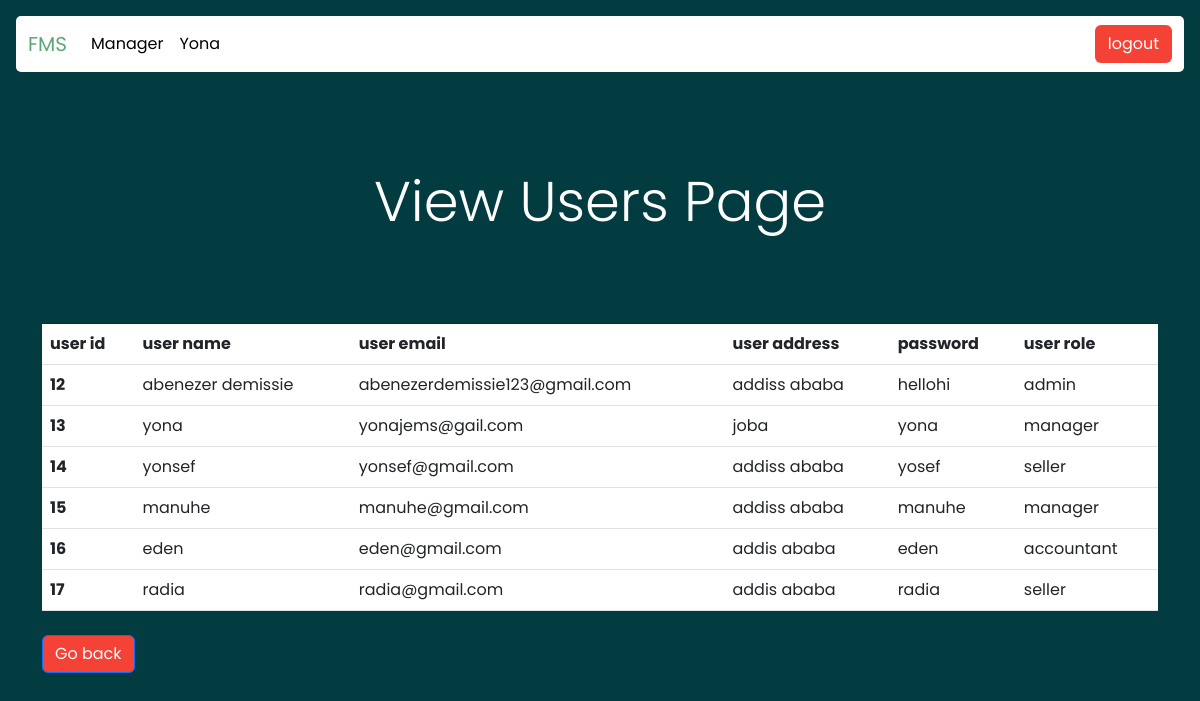
The app's page /pages/viewUsers.php (signed in), older data.
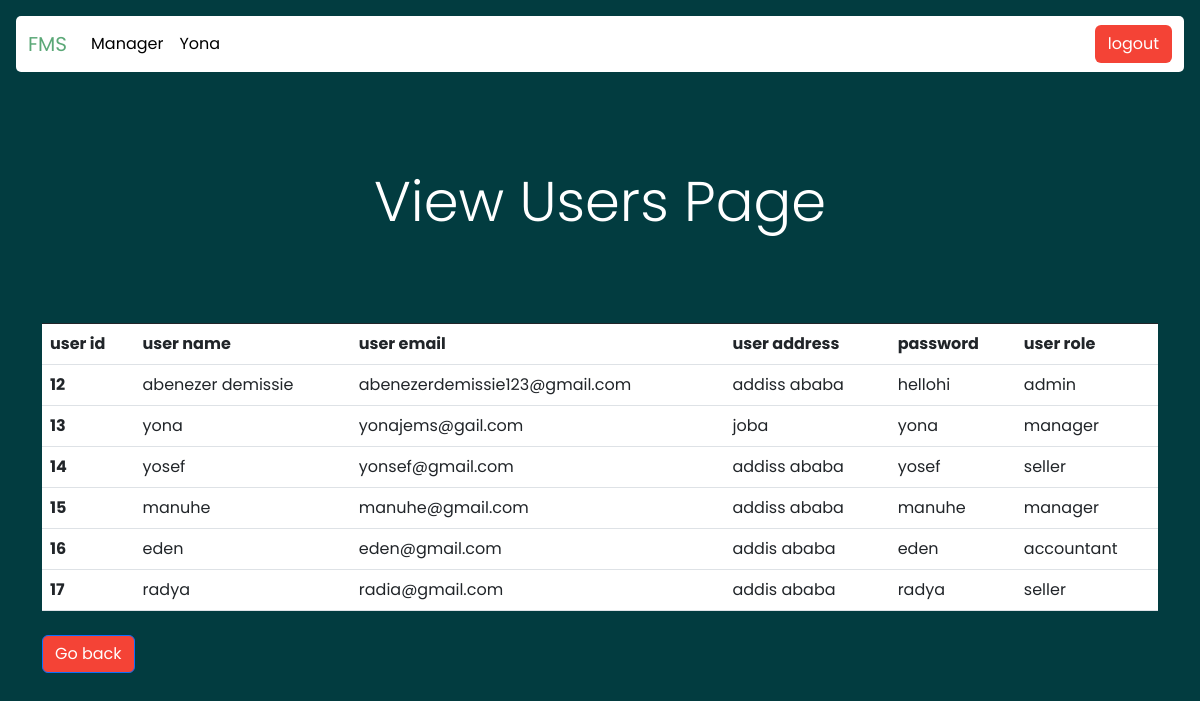
The same page, newer data.
### tables this page shows
CREATE TABLE `users` (
  `uid` int(4) NOT NULL,
  `username` varchar(50) NOT NULL,
  `email` varchar(50) NOT NULL,
  `address` varchar(50) NOT NULL,
  `password` varchar(50) NOT NULL,
  `urole` varchar(50) NOT NULL,
  `intime` varchar(50) NOT NULL,
  `outtime` varchar(50) NOT NULL
);

### pages/viewUsers.php (the view, shortened to what this page needs)
<?php
include '../app/dbconn.php';
?>
<!DOCTYPE html>
<html>
<head>
    <link rel='stylesheet' type='text/css' media='screen' href='../css/style.css'>
    <link href="https://cdn.jsdelivr.net/npm/bootstrap@5.3.0-alpha3/dist/css/bootstrap.min.css" rel="stylesheet"
>
    <link rel="stylesheet" href="https://cdnjs.cloudflare.com/ajax/libs/font-awesome/6.1.1/css/all.min.css"
 />
</head>
    <body class="adminPage p-3 m-0 border-0 bd-example m-0 border-0">
        <nav class="navbar navbar-expand-lg" style="background-color:#fff; color:black; border-radius: 5px;">
            <div class="container-fluid">
                <a class="navbar-brand" style="color: #5BA877;" href="./index.php">FMS</a>
                <div class="collapse navbar-collapse" id="navbarTogglerDemo02">
                    <ul class="navbar-nav me-auto mb-2 mb-lg-0" style="color:#ffffff;">
                        <li class="nav-item">
                            <a class="nav-link active" href="#" style="color:black;">
                                <?php
                                echo ucfirst($_SESSION['auth']);
                                ?>
                            </a>
                        </li>
                        <li class="nav-item">
                            <a class="nav-link disable" aria-current="page" href="#" style="color:black;">
                                <?php
                                echo ucfirst($_SESSION['user']);
                                ?>
                            </a>
                        </li>
                    </ul>
                    <form class="d-flex" role="search" method="post">
                        <button class="btn" type="submit" name="logout">logout</button>
                    </form>
                </div>
            </div>
        </nav>
    <div class="container py-5">
        <header class="text-center p-5">
            <p class="display-4">View Users Page</p>
        </header>
        <table class="table my-4">
            <thead>
                <tr style="border-top: 1px solid;">
                    <th scope="col">user id</th>
                    <th scope="col">user name</th>
                    <th scope="col">user email</th>
                    <th scope="col">user address</th>
                    <th scope="col">password</th>
                    <th scope="col">user role</th>
                </tr>
            </thead>
            <tbody>
                <?php
                $sql = 'select * from `users`';
                $result = mysqli_query($con, $sql);
                if ($result && mysqli_affected_rows($con) > 0) {
                    while ($row = mysqli_fetch_assoc($result)) {
                        $id = $row['uid'];
                        $userName = $row['username'];
                        $email = $row['email'];
                        $address = $row['address'];
                        $password = $row['password'];
                        $role = $row['urole'];
                        echo '
                        <tr>
                          <th scope="row">' . $id . '</th>
                          <td>' . $userName . '</td>
                          <td>' . $email . '</td>
                          <td>' . $address . '</td>
                          <td>' . $password . '</td>
                          ';
                          if($role == '1'){
                            echo '<td>manager</td>';
                          }elseif($role == '2'){
                            echo '<td>seller</td>';
                          }elseif($role == '3'){
                            echo '<td>accountant</td>';
                          }elseif($role == '4'){
                            echo '<td>admin</td>';
                          }
                          echo '
                        </tr>
                        ';
                    }
                }
                ?>
            </tbody>
        </table>
        <div>
            <a href="../adminPage.php" class="btn btn-primary">
                Go back
            </a>
        </div>
    </div>
</body>
</html>

Row changes from the older to the newer data that the page shows:
changed users "yosef": username "yonsef" → "yosef"
changed users "radia@gmail.com": username "radia" → "radya"; password "radia" → "radya"
